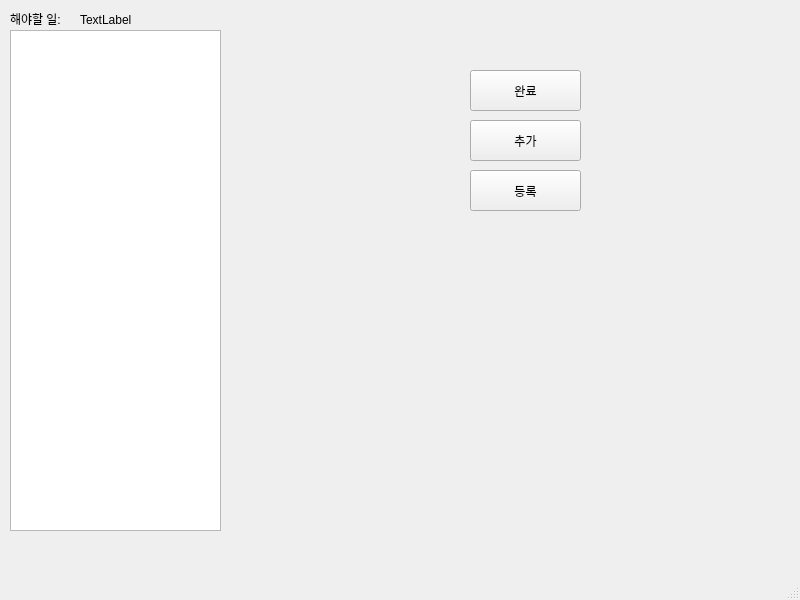
<?xml version="1.0" encoding="UTF-8"?>
<ui version="4.0">
 <class>MainWindow</class>
 <widget class="QMainWindow" name="MainWindow">
  <property name="geometry">
   <rect>
    <x>0</x>
    <y>0</y>
    <width>800</width>
    <height>600</height>
   </rect>
  </property>
  <property name="windowTitle">
   <string>MainWindow</string>
  </property>
  <widget class="QWidget" name="containerWidget">
   <widget class="QPushButton" name="pushButton_3">
    <property name="geometry">
     <rect>
      <x>470</x>
      <y>170</y>
      <width>111</width>
      <height>41</height>
     </rect>
    </property>
    <property name="text">
     <string>등록</string>
    </property>
   </widget>
   <widget class="QPushButton" name="pushButton_2">
    <property name="geometry">
     <rect>
      <x>470</x>
      <y>70</y>
      <width>111</width>
      <height>41</height>
     </rect>
    </property>
    <property name="text">
     <string>완료</string>
    </property>
   </widget>
   <widget class="QLabel" name="label">
    <property name="geometry">
     <rect>
      <x>80</x>
      <y>10</y>
      <width>151</width>
      <height>20</height>
     </rect>
    </property>
    <property name="text">
     <string>TextLabel</string>
    </property>
   </widget>
   <widget class="QLabel" name="label_2">
    <property name="geometry">
     <rect>
      <x>10</x>
      <y>10</y>
      <width>66</width>
      <height>18</height>
     </rect>
    </property>
    <property name="text">
     <string>해야할 일: </string>
    </property>
   </widget>
   <widget class="QWidget" name="verticalLayoutWidget">
    <property name="geometry">
     <rect>
      <x>240</x>
      <y>30</y>
      <width>201</width>
      <height>501</height>
     </rect>
    </property>
    <layout class="QVBoxLayout" name="verticalLayout"/>
   </widget>
   <widget class="QListWidget" name="todolistWidget">
    <property name="geometry">
     <rect>
      <x>10</x>
      <y>30</y>
      <width>211</width>
      <height>501</height>
     </rect>
    </property>
   </widget>
   <widget class="QPushButton" name="pushButton_4">
    <property name="geometry">
     <rect>
      <x>470</x>
      <y>120</y>
      <width>111</width>
      <height>41</height>
     </rect>
    </property>
    <property name="text">
     <string>추가</string>
    </property>
   </widget>
  </widget>
  <widget class="QMenuBar" name="menubar">
   <property name="geometry">
    <rect>
     <x>0</x>
     <y>0</y>
     <width>800</width>
     <height>23</height>
    </rect>
   </property>
  </widget>
  <widget class="QStatusBar" name="statusbar"/>
 </widget>
 <resources/>
 <connections/>
</ui>
